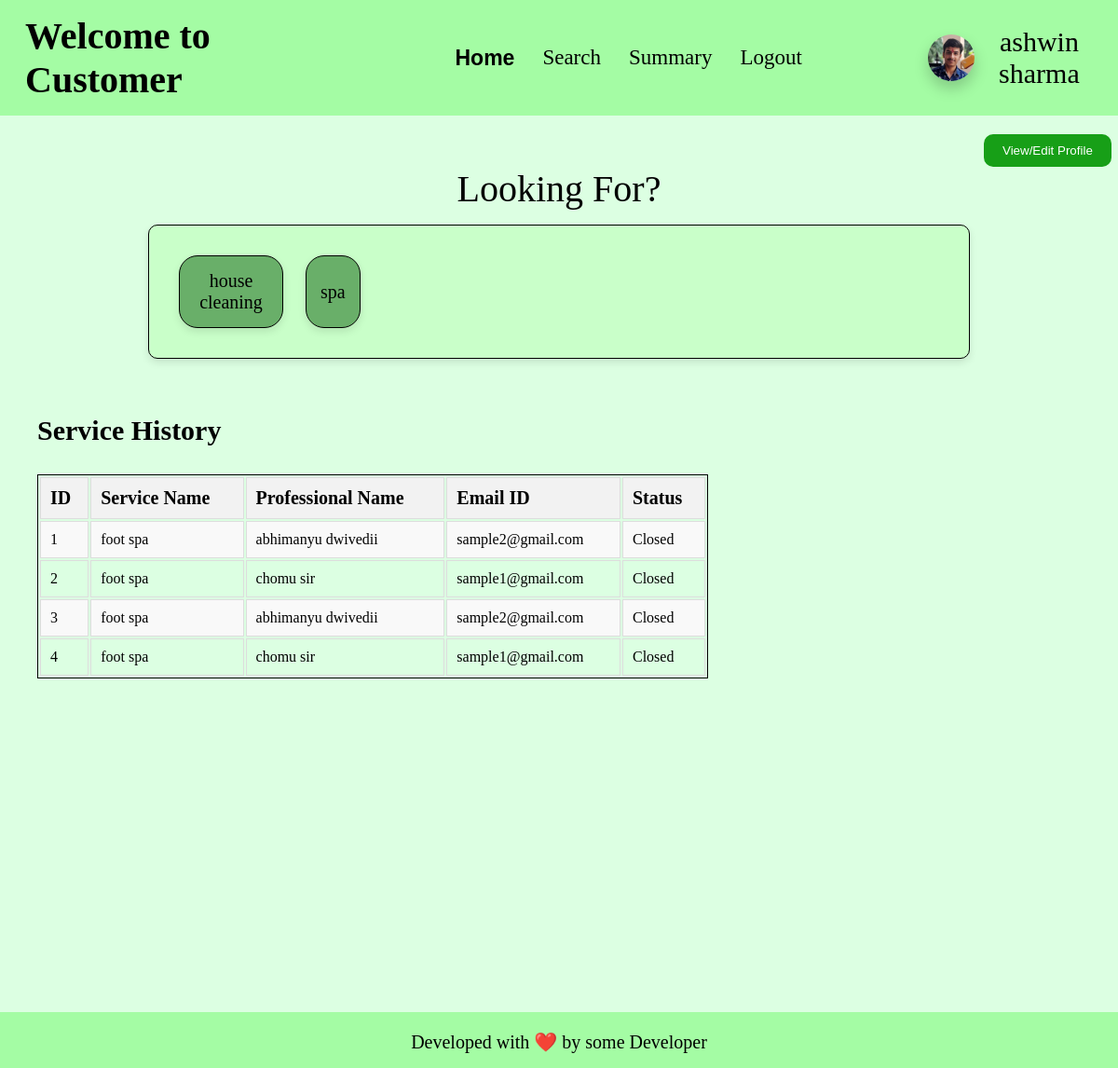
Screenshot of /customer_home/3 with the database file from the repository.
### app.py (models this page shows)
class customer(db.Model):
    __tablename__ = "customer"
    id = db.Column(db.Integer, primary_key=True, autoincrement=True)
    email_id = db.Column(db.String, nullable=False)
    password = db.Column(db.String, nullable=False)
    fullname = db.Column(db.String, nullable=False)
    gender = db.Column(db.String, nullable=False)
    address = db.Column(db.String, nullable=False)
    pin_code = db.Column(db.Integer, nullable=False)
    blocked = db.Column(db.Boolean, default=False)
    service_requests = db.relationship('service_request', backref='customer', cascade='all, delete-orphan')

class service_request(db.Model):
    __tablename__ = "service_request"
    id = db.Column(db.Integer, primary_key=True, autoincrement=True)
    service_id = db.Column(db.Integer, ForeignKey('service.id'), nullable=False)
    customer_id = db.Column(db.Integer, ForeignKey('customer.id'), nullable=False)
    professional_id = db.Column(db.Integer, ForeignKey('professional.id'), nullable=False)
    date_of_request = db.Column(db.Date, nullable=False)
    date_of_completion = db.Column(db.Date, default=False)
    service_status = db.Column(db.String, default=False)
    rstars = db.Column(db.Integer, default=False)
    rfeedback = db.Column(db.String, default=False)

class service(db.Model):
    __tablename__ = "service"
    id = db.Column(db.Integer, primary_key=True, autoincrement=True)
    name = db.Column(db.String, nullable=False)
    base_price = db.Column(db.Integer, nullable=False)
    time_required = db.Column(db.Integer, nullable=False)
    description = db.Column(db.String, nullable=False)
    status = db.Column(db.Boolean, default = False)
    type = db.Column(db.String, nullable=False)
    professionals = db.relationship('professional', back_populates='service_type')
    service_requests = db.relationship('service_request', backref='service', cascade='all, delete-orphan')

class professional(db.Model):
    __tablename__ = "professional"
    id = db.Column(db.Integer, primary_key=True, autoincrement=True)
    email_id = db.Column(db.String, nullable=False)
    fullname = db.Column(db.String, nullable=False)
    password = db.Column(db.String, nullable=False)
    date_created = db.Column(db.Date, nullable=False)
    service_type_id = db.Column(db.Integer, db.ForeignKey('service.id'), nullable=False)
    experience = db.Column(db.Integer, nullable=False)
    gender = db.Column(db.String, nullable=False)
    address = db.Column(db.String, nullable=False)
    pin_code = db.Column(db.Integer, nullable=False)
    documents = db.Column(db.String, nullable=False)
    request = db.Column(db.Boolean, default=None)
    blocked = db.Column(db.Boolean, default=False)
    services_completed = db.Column(db.Integer, default = 0)
    rating = db.Column(db.Float, default = 0.0)
    price = db.Column(db.Integer, default = 0)
    service_type = db.relationship('service', back_populates='professionals')
    service_requests = db.relationship('service_request', backref='professional', cascade='all, delete-orphan')

### app.py (the view, shortened to what this page needs)
@app.route('/customer_home/<int:id>', methods=['GET', 'POST'])
def customer_home(id):
    if request.method == 'GET':
        params = request.args
        service_name = params.get('service_name') #it will contain service name if any service is selected.
        cus = customer.query.filter_by(id = id).first()
        ser = service_request.query.join(professional).join(service).filter(
            service_request.customer_id == id,
            professional.blocked == False,
            professional.request == False,
            service.status == False
        ).all()
        all_services = [service_type[0] for service_type in db.session.query(service.type).distinct().all()]
        if cus: #if that customer exists
            if not cus.blocked:  # if that customer is not blocked
                if service_name == None:
                    return render_template("customer_home.html", service_name = False, customer = cus, service_history = ser, all_types = all_services)
            else:
                return redirect('/customer_login')
        else:
            return redirect('/customer_login')

### templates/customer_home.html (shortened to what this page needs)
<!DOCTYPE html>
<html lang="en">
<head>
    <link rel="stylesheet" href="/static/css/profile-block.css">
    <link rel="stylesheet" href="/static/css/table-styling.css">
    <link rel="stylesheet" href="/static/css/basic.css">
</head>
<body>
    <header>
        <h1>Welcome to Customer</h1>
        <ul>
            <li><a class="active" href="/customer_home/{{customer.id}}">Home</a></li>
            <li><a href="/customer_search/{{customer.id}}">Search</a></li>
            <li><a href="/customer_summary/{{customer.id}}">Summary</a></li>
            <li><a href="/customer_logout/{{customer.id}}">Logout</a></li>
        </ul>
        <div id="user-info">
            <img id="user-pic" src="/static/anant-pic.jpg" alt="Profile Picture">
            <div>{{customer.fullname}}</div>
        </div>
    </header>
    <button id="edit_profile_button" onclick="gotoroute('/customer_home/view_profile/{{customer.id}}')">View/Edit Profile</button>
    <div id="box-heading">
        {% if service_name %}
        Best {{service_name}} Packages
        {% else %}
        Looking For?
        {% endif %}
    </div>
    {% if service_name %}
    <div id="service-select" style="flex-direction: column; align-items: center; width:40vw;">
        {% if searched_results == 'no_data' %}
            <div id="no_data">No data to show!</div>
        {% else %}
            <ol>
                {% for result in searched_results %}
                    <li>{{result.service_type.name}} services - <br>
                        Name - {{result.fullname}}, Completed services - {{result.services_completed}}, <br>
                        Rating - {{result.rating}}, Price - {{result.price}}, PinCode - {{result.pin_code}}.
                        &emsp;&emsp; &emsp; &emsp; &emsp;
                        <a href="/customer_home/{{customer.id}}/service_book/{{result.id}}/{{result.service_type.id}}">Book</a>
                    </li>
                {% endfor %}
            </ol>
        {% endif %}
    </div>
    {% else %}
    <div id="service-select">
        {% for service_name in all_types %}
            <div class="service-box">
                <a href="/customer_home/{{customer.id}}?service_name={{service_name | replace(' ', '+') }}">{{service_name}}</a>
            </div>
        {% endfor %}
    </div>
    {% endif %}
    <h2>Service History</h2>
    {% if service_history %}
        <div class="tables">
            <table class="styled-table">
                <tr>
                    <th>ID</th>
                    <th>Service Name</th>
                    <th>Professional Name</th>
                    <th>Email ID</th>
                    <th>Status</th>
                </tr>
                {% for service_req in service_history %}
                    <tr>
                        <td>{{loop.index}}</td>
                        <td>{{service_req.service.name}}</td>
                        <td>{{service_req.professional.fullname}}</td>
                        <td>{{service_req.professional.email_id}}</td>
                        <td>
                            {% if service_req.service_status == "requested" %}
                                <p>Requested</p>
                            {% elif service_req.service_status == "accepted" %}
                                <a href="/customer_home/close_service/{{customer.id}}/{{service_req.id}}">Close it</a>
                            {% elif service_req.service_status == "closed" %}
                                <p>Closed</p>
                            {% elif service_req.service_status == "rejected" %}
                                <p>Rejected</p>
                            {% endif %}
                        </td>
                    </tr>
                {% endfor %}
            </table>
        </div>
    {% else %}
        <div id="no_data">No data to show!</div>
    {% endif %}
    <br>
    <footer>
        <p>
            Developed with ❤️ by some Developer
        </p>
    </footer>
</body>
</html>

### static/css/profile-block.css (style rules this page uses)
#user-info { margin-left: 10vw; width: 19vw; display: flex; flex-direction: row; align-items: center; justify-content: space-evenly; }
#user-info img { min-width: 50px; min-height: 50px; max-width: 55px; max-height: 55px; border-radius: 50px; box-shadow: 0 8px 16px rgba(0, 0, 0, 0.2); }
#user-info div { font-size: 30px; text-align: center; }

### static/css/table-styling.css (style rules this page uses)
.tables { margin-left: 20px; text-align: center; align-items: center; justify-content: center; width: 60vw; border-radius: 25px; padding: 20px; }
.styled-table { width: 100%; border: 1px solid black; }
.styled-table th { font-size: 20px; }
.styled-table th, .styled-table td { padding: 10px; border: 1px solid #ddd; text-align: left; }
.styled-table th { background-color: #f2f2f2; }
.styled-table tr:nth-child(even) { background-color: #f9f9f9; }

### static/css/basic.css (style rules this page uses)
* { padding: 0; margin: 0; }
body { background-color: rgb(220, 255, 226); align-items: center; text-align: left; }
header { align-items: center; display: flex; padding: 15px; background-color: rgb(164, 252, 164); }
ul { display: flex; list-style-type: none; padding: 0; margin: 0; }
ul li { padding-inline: 15px; }
ul li a { font-size: 23px; text-decoration: none; color: black; }
.active { font-family: 'Franklin Gothic Medium', 'Arial Narrow', Arial, sans-serif; font-weight: bold; }

### templates/customer_home.html (style rules this page uses)
h1 { margin-right: 11.1vw; margin-left: 1vw; font-size: 40px; }
#edit_profile_button { padding: 10px 20px; background-color: rgb(23, 159, 23); color: white; border: none; border-radius: 10px; cursor: pointer; margin-left: 88vw; margin-top: 20px; }
h2 { margin-top: 20px; margin-left: 40px; margin-bottom: 10px; font-size: 30px; }
#box-heading { font-size: 40px; text-align: center; }
#service-select { display: flex; flex-wrap: wrap; flex-direction: row; padding: 20px; margin: 15px auto 60px auto; max-width: 70vw; max-height: 30vh; background-color: rgb(201, 255, 201); border-radius: 10px; border: 1px solid black; box-shadow: 0 4px 8px rgba(0, 0, 0, 0.1); overflow: auto; }
.service-box { display: flex; justify-content: center; align-items: center; max-width: 80px; max-height: 55px; margin: 12px; padding: 15px; border-radius: 20px; background-color: rgb(105, 175, 105); font-size: 20px; text-align: center; border: 1px solid black; box-shadow: 0 4px 8px rgba(0, 0, 0, 0.1); transition: box-shadow 0.2s ease-in-out; }
.service-box a { color: black; text-decoration: none; }
footer { align-items: center; text-align: center; background-color: rgb(164, 252, 164); height: 60px; margin-top: 40vh; }
footer p { margin: auto; padding-top: 20px; font-size: 20px; }

### rows the page displays
customer: fullname "ashwin sharma"
service_request: service.name "foot spa", professional.fullname "abhimanyu dwivedii", professional.email_id "sample2@gmail.com", service_status "Closed"
service_request: service.name "foot spa", professional.fullname "chomu sir", professional.email_id "sample1@gmail.com", service_status "Closed"
service_request: service.name "foot spa", professional.fullname "abhimanyu dwivedii", professional.email_id "sample2@gmail.com", service_status "Closed"
service_request: service.name "foot spa", professional.fullname "chomu sir", professional.email_id "sample1@gmail.com", service_status "Closed"

### other values shown
{{ service_name }} "house cleaning" "spa"
